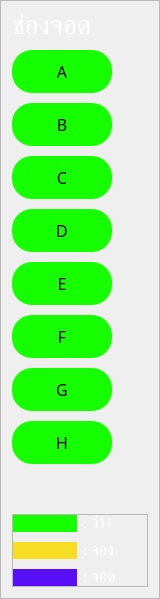
        <widget class="QFrame" name="bay_btn_frame">
         <property name="maximumSize">
          <size>
           <width>160</width>
           <height>16777215</height>
          </size>
         </property>
         <property name="frameShape">
          <enum>QFrame::StyledPanel</enum>
         </property>
         <property name="frameShadow">
          <enum>QFrame::Raised</enum>
         </property>
         <layout class="QVBoxLayout" name="verticalLayout_2">
          <property name="spacing">
           <number>10</number>
          </property>
          <item>
           <widget class="QLabel" name="label">
            <property name="maximumSize">
             <size>
              <width>250</width>
              <height>16777215</height>
             </size>
            </property>
            <property name="font">
             <font>
              <family>Mitr SemiBold</family>
              <pointsize>20</pointsize>
             </font>
            </property>
            <property name="styleSheet">
             <string notr="true">color: rgb(255, 255, 255);</string>
            </property>
            <property name="text">
             <string>ช่องจอด</string>
            </property>
           </widget>
          </item>
          <item>
           <widget class="QPushButton" name="bayA_btn">
            <property name="maximumSize">
             <size>
              <width>100</width>
              <height>16777215</height>
             </size>
            </property>
            <property name="font">
             <font>
              <family>Mitr SemiBold</family>
              <pointsize>12</pointsize>
             </font>
            </property>
            <property name="styleSheet">
             <string notr="true">#bayA_btn{
    border: none;
	padding: 10px;
    background-color: #16FF00;
    color: #000000;
    border-radius: 20px;
}
#bayA_btn:hover{
    border: none;
	padding: 10px;
    background-color: #580EF6;
    color: #fff;
    border-radius: 20px;
}
#bayA_btn:checked{
    border: none;
	padding: 10px;
    background-color: #580EF6;
    color: #fff;
    border-radius: 20px;
}</string>
            </property>
            <property name="text">
             <string>A</string>
            </property>
            <property name="checkable">
             <bool>true</bool>
            </property>
            <property name="checked">
             <bool>false</bool>
            </property>
            <property name="autoExclusive">
             <bool>true</bool>
            </property>
           </widget>
          </item>
          <item>
           <widget class="QPushButton" name="bayB_btn">
            <property name="maximumSize">
             <size>
              <width>100</width>
              <height>16777215</height>
             </size>
            </property>
            <property name="font">
             <font>
              <family>Mitr SemiBold</family>
              <pointsize>12</pointsize>
             </font>
            </property>
            <property name="styleSheet">
             <string notr="true">#bayB_btn{
    border: none;
	padding: 10px;
    background-color: #16FF00;
    color: #000000;
    border-radius: 20px;
}
#bayB_btn:hover{
    border: none;
	padding: 10px;
    background-color: #580EF6;
    color: #fff;
    border-radius: 20px;
}
#bayB_btn:checked{
    border: none;
	padding: 10px;
    background-color: #580EF6;
    color: #fff;
    border-radius: 20px;
}</string>
            </property>
            <property name="text">
             <string>B</string>
            </property>
            <property name="checkable">
             <bool>true</bool>
            </property>
            <property name="checked">
             <bool>false</bool>
            </property>
            <property name="autoExclusive">
             <bool>true</bool>
            </property>
           </widget>
          </item>
          <item>
           <widget class="QPushButton" name="bayC_btn">
            <property name="maximumSize">
             <size>
              <width>100</width>
              <height>16777215</height>
             </size>
            </property>
            <property name="font">
             <font>
              <family>Mitr SemiBold</family>
              <pointsize>12</pointsize>
             </font>
            </property>
            <property name="styleSheet">
             <string notr="true">#bayC_btn{
    border: none;
	padding: 10px;
    background-color: #16FF00;
    color: #000000;
    border-radius: 20px;
}
#bayC_btn:hover{
    border: none;
	padding: 10px;
    background-color: #580EF6;
    color: #fff;
    border-radius: 20px;
}
#bayC_btn:checked{
    border: none;
	padding: 10px;
    background-color: #580EF6;
    color: #fff;
    border-radius: 20px;
}</string>
            </property>
            <property name="text">
             <string>C</string>
            </property>
            <property name="checkable">
             <bool>true</bool>
            </property>
            <property name="checked">
             <bool>false</bool>
            </property>
            <property name="autoExclusive">
             <bool>true</bool>
            </property>
           </widget>
          </item>
          <item>
           <widget class="QPushButton" name="bayD_btn">
            <property name="maximumSize">
             <size>
              <width>100</width>
              <height>16777215</height>
             </size>
            </property>
            <property name="font">
             <font>
              <family>Mitr SemiBold</family>
              <pointsize>12</pointsize>
             </font>
            </property>
            <property name="styleSheet">
             <string notr="true">#bayD_btn{
    border: none;
	padding: 10px;
    background-color: #16FF00;
    color: #000000;
    border-radius: 20px;
}
#bayD_btn:hover{
    border: none;
	padding: 10px;
    background-color: #580EF6;
    color: #fff;
    border-radius: 20px;
}
#bayD_btn:checked{
    border: none;
	padding: 10px;
    background-color: #580EF6;
    color: #fff;
    border-radius: 20px;
}</string>
            </property>
            <property name="text">
             <string>D</string>
            </property>
            <property name="checkable">
             <bool>true</bool>
            </property>
            <property name="checked">
             <bool>false</bool>
            </property>
            <property name="autoExclusive">
             <bool>true</bool>
            </property>
           </widget>
          </item>
          <item>
           <widget class="QPushButton" name="bayE_btn">
            <property name="maximumSize">
             <size>
              <width>100</width>
              <height>16777215</height>
             </size>
            </property>
            <property name="font">
             <font>
              <family>Mitr SemiBold</family>
              <pointsize>12</pointsize>
             </font>
            </property>
            <property name="styleSheet">
             <string notr="true">#bayE_btn{
    border: none;
	padding: 10px;
    background-color: #16FF00;
    color: #000000;
    border-radius: 20px;
}
#bayE_btn:hover{
    border: none;
	padding: 10px;
    background-color: #580EF6;
    color: #fff;
    border-radius: 20px;
}
#bayE_btn:checked{
    border: none;
	padding: 10px;
    background-color: #580EF6;
    color: #fff;
    border-radius: 20px;
}</string>
            </property>
            <property name="text">
             <string>E</string>
            </property>
            <property name="checkable">
             <bool>true</bool>
            </property>
            <property name="checked">
             <bool>false</bool>
            </property>
            <property name="autoExclusive">
             <bool>true</bool>
            </property>
           </widget>
          </item>
          <item>
           <widget class="QPushButton" name="bayF_btn">
            <property name="maximumSize">
             <size>
              <width>100</width>
              <height>16777215</height>
             </size>
            </property>
            <property name="font">
             <font>
              <family>Mitr SemiBold</family>
              <pointsize>12</pointsize>
             </font>
            </property>
            <property name="styleSheet">
             <string notr="true">#bayF_btn{
    border: none;
	padding: 10px;
    background-color: #16FF00;
    color: #000000;
    border-radius: 20px;
}
#bayF_btn:hover{
    border: none;
	padding: 10px;
    background-color: #580EF6;
    color: #fff;
    border-radius: 20px;
}
#bayF_btn:checked{
    border: none;
	padding: 10px;
    background-color: #580EF6;
    color: #fff;
    border-radius: 20px;
}</string>
            </property>
            <property name="text">
             <string>F</string>
            </property>
            <property name="checkable">
             <bool>true</bool>
            </property>
            <property name="checked">
             <bool>false</bool>
            </property>
            <property name="autoExclusive">
             <bool>true</bool>
            </property>
           </widget>
          </item>
          <item>
           <widget class="QPushButton" name="bayG_btn">
            <property name="maximumSize">
             <size>
              <width>100</width>
              <height>16777215</height>
             </size>
            </property>
            <property name="font">
             <font>
              <family>Mitr SemiBold</family>
              <pointsize>12</pointsize>
             </font>
            </property>
            <property name="styleSheet">
             <string notr="true">#bayG_btn{
    border: none;
	padding: 10px;
    background-color: #16FF00;
    color: #000000;
    border-radius: 20px;
}
#bayG_btn:hover{
    border: none;
	padding: 10px;
    background-color: #580EF6;
    color: #fff;
    border-radius: 20px;
}
#bayG_btn:checked{
    border: none;
	padding: 10px;
    background-color: #580EF6;
    color: #fff;
    border-radius: 20px;
}

</string>
            </property>
            <property name="text">
             <string>G</string>
            </property>
            <property name="checkable">
             <bool>true</bool>
            </property>
            <property name="checked">
             <bool>false</bool>
            </property>
            <property name="autoExclusive">
             <bool>true</bool>
            </property>
           </widget>
          </item>
          <item>
           <widget class="QPushButton" name="bayH_btn">
            <property name="maximumSize">
             <size>
              <width>100</width>
              <height>16777215</height>
             </size>
            </property>
            <property name="font">
             <font>
              <family>Mitr SemiBold</family>
              <pointsize>12</pointsize>
             </font>
            </property>
            <property name="styleSheet">
             <string notr="true">#bayH_btn{
    border: none;
	padding: 10px;
    background-color: #16FF00;
    color: #000000;
    border-radius: 20px;
}
#bayH_btn:hover{
    border: none;
	padding: 10px;
    background-color: #580EF6;
    color: #fff;
    border-radius: 20px;
}
#bayH_btn:checked{
    border: none;
	padding: 10px;
    background-color: #580EF6;
    color: #fff;
    border-radius: 20px;
}</string>
            </property>
            <property name="text">
             <string>H</string>
            </property>
            <property name="checkable">
             <bool>true</bool>
            </property>
            <property name="checked">
             <bool>false</bool>
            </property>
            <property name="autoExclusive">
             <bool>true</bool>
            </property>
           </widget>
          </item>
          <item>
           <spacer name="verticalSpacer">
            <property name="orientation">
             <enum>Qt::Vertical</enum>
            </property>
            <property name="sizeHint" stdset="0">
             <size>
              <width>20</width>
              <height>40</height>
             </size>
            </property>
           </spacer>
          </item>
          <item>
           <widget class="QFrame" name="frame">
            <property name="frameShape">
             <enum>QFrame::StyledPanel</enum>
            </property>
            <property name="frameShadow">
             <enum>QFrame::Raised</enum>
            </property>
            <layout class="QVBoxLayout" name="verticalLayout_14">
             <property name="spacing">
              <number>10</number>
             </property>
             <property name="leftMargin">
              <number>0</number>
             </property>
             <property name="topMargin">
              <number>0</number>
             </property>
             <property name="rightMargin">
              <number>0</number>
             </property>
             <property name="bottomMargin">
              <number>0</number>
             </property>
             <item>
              <widget class="QFrame" name="empty_frame">
               <property name="maximumSize">
                <size>
                 <width>250</width>
                 <height>16777215</height>
                </size>
               </property>
               <property name="frameShape">
                <enum>QFrame::NoFrame</enum>
               </property>
               <property name="frameShadow">
                <enum>QFrame::Raised</enum>
               </property>
               <layout class="QHBoxLayout" name="horizontalLayout_4">
                <property name="leftMargin">
                 <number>0</number>
                </property>
                <property name="topMargin">
                 <number>0</number>
                </property>
                <property name="rightMargin">
                 <number>0</number>
                </property>
                <property name="bottomMargin">
                 <number>0</number>
                </property>
                <item>
                 <widget class="QLabel" name="label_4">
                  <property name="maximumSize">
                   <size>
                    <width>100</width>
                    <height>100</height>
                   </size>
                  </property>
                  <property name="styleSheet">
                   <string notr="true">background-color:#16FF00;</string>
                  </property>
                  <property name="text">
                   <string/>
                  </property>
                 </widget>
                </item>
                <item>
                 <widget class="QLabel" name="status_empty">
                  <property name="maximumSize">
                   <size>
                    <width>150</width>
                    <height>16777215</height>
                   </size>
                  </property>
                  <property name="font">
                   <font>
                    <family>Mitr SemiBold</family>
                    <pointsize>12</pointsize>
                   </font>
                  </property>
                  <property name="styleSheet">
                   <string notr="true">color: rgb(255, 255, 255);</string>
                  </property>
                  <property name="text">
                   <string>: ว่าง</string>
                  </property>
                  <property name="alignment">
                   <set>Qt::AlignLeading|Qt::AlignLeft|Qt::AlignVCenter</set>
                  </property>
                 </widget>
                </item>
               </layout>
              </widget>
             </item>
             <item>
              <widget class="QFrame" name="occupie_frame">
               <property name="maximumSize">
                <size>
                 <width>250</width>
                 <height>16777215</height>
                </size>
               </property>
               <property name="frameShape">
                <enum>QFrame::NoFrame</enum>
               </property>
               <property name="frameShadow">
                <enum>QFrame::Raised</enum>
               </property>
               <layout class="QHBoxLayout" name="horizontalLayout_3">
                <property name="leftMargin">
                 <number>0</number>
                </property>
                <property name="topMargin">
                 <number>0</number>
                </property>
                <property name="rightMargin">
                 <number>0</number>
                </property>
                <property name="bottomMargin">
                 <number>0</number>
                </property>
                <item>
                 <widget class="QLabel" name="label_3">
                  <property name="maximumSize">
                   <size>
                    <width>100</width>
                    <height>100</height>
                   </size>
                  </property>
                  <property name="styleSheet">
                   <string notr="true">background-color: #F8DE22;</string>
                  </property>
                  <property name="text">
                   <string/>
                  </property>
                 </widget>
                </item>
                <item>
                 <widget class="QLabel" name="status_occupie">
                  <property name="maximumSize">
                   <size>
                    <width>150</width>
                    <height>16777215</height>
                   </size>
                  </property>
                  <property name="font">
                   <font>
                    <family>Mitr SemiBold</family>
                    <pointsize>12</pointsize>
                   </font>
                  </property>
                  <property name="styleSheet">
                   <string notr="true">color: rgb(255, 255, 255);</string>
                  </property>
                  <property name="text">
                   <string>: จอง</string>
                  </property>
                  <property name="alignment">
                   <set>Qt::AlignLeading|Qt::AlignLeft|Qt::AlignVCenter</set>
                  </property>
                 </widget>
                </item>
               </layout>
              </widget>
             </item>
             <item>
              <widget class="QFrame" name="parked_frame">
               <property name="maximumSize">
                <size>
                 <width>250</width>
                 <height>16777215</height>
                </size>
               </property>
               <property name="frameShape">
                <enum>QFrame::NoFrame</enum>
               </property>
               <property name="frameShadow">
                <enum>QFrame::Raised</enum>
               </property>
               <layout class="QHBoxLayout" name="horizontalLayout_2">
                <property name="leftMargin">
                 <number>0</number>
                </property>
                <property name="topMargin">
                 <number>0</number>
                </property>
                <property name="rightMargin">
                 <number>0</number>
                </property>
                <property name="bottomMargin">
                 <number>0</number>
                </property>
                <item>
                 <widget class="QLabel" name="label_2">
                  <property name="maximumSize">
                   <size>
                    <width>100</width>
                    <height>100</height>
                   </size>
                  </property>
                  <property name="styleSheet">
                   <string notr="true">background-color: rgb(88, 14, 246);</string>
                  </property>
                  <property name="text">
                   <string/>
                  </property>
                 </widget>
                </item>
                <item>
                 <widget class="QLabel" name="status_parked_label">
                  <property name="maximumSize">
                   <size>
                    <width>150</width>
                    <height>16777215</height>
                   </size>
                  </property>
                  <property name="font">
                   <font>
                    <family>Mitr SemiBold</family>
                    <pointsize>12</pointsize>
                   </font>
                  </property>
                  <property name="styleSheet">
                   <string notr="true">color: rgb(255, 255, 255);</string>
                  </property>
                  <property name="text">
                   <string>: จอด</string>
                  </property>
                  <property name="alignment">
                   <set>Qt::AlignLeading|Qt::AlignLeft|Qt::AlignVCenter</set>
                  </property>
                 </widget>
                </item>
               </layout>
              </widget>
             </item>
            </layout>
           </widget>
          </item>
         </layout>
        </widget>
